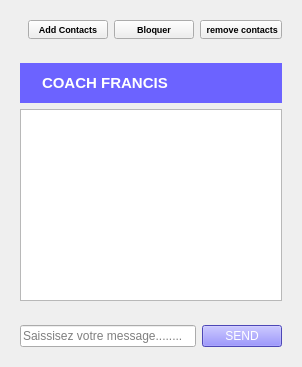
                                <widget class="QWidget" name="stackedWidget_34Page1">
                                 <layout class="QVBoxLayout" name="verticalLayout_52">
                                  <item alignment="Qt::AlignRight|Qt::AlignTop">
                                   <widget class="QWidget" name="widget_33" native="true">
                                    <property name="minimumSize">
                                     <size>
                                      <width>0</width>
                                      <height>0</height>
                                     </size>
                                    </property>
                                    <property name="maximumSize">
                                     <size>
                                      <width>16777215</width>
                                      <height>16777215</height>
                                     </size>
                                    </property>
                                    <layout class="QHBoxLayout" name="horizontalLayout_42">
                                     <item>
                                      <widget class="QPushButton" name="pushButton_add_contact">
                                       <property name="sizePolicy">
                                        <sizepolicy hsizetype="Minimum" vsizetype="Expanding">
                                         <horstretch>0</horstretch>
                                         <verstretch>0</verstretch>
                                        </sizepolicy>
                                       </property>
                                       <property name="maximumSize">
                                        <size>
                                         <width>16777215</width>
                                         <height>50</height>
                                        </size>
                                       </property>
                                       <property name="font">
                                        <font>
                                         <pointsize>-1</pointsize>
                                         <bold>true</bold>
                                        </font>
                                       </property>
                                       <property name="styleSheet">
                                        <string notr="true">color:black;
font-size: 9px;</string>
                                       </property>
                                       <property name="text">
                                        <string>Add Contacts</string>
                                       </property>
                                      </widget>
                                     </item>
                                     <item>
                                      <widget class="QPushButton" name="pushButton_23">
                                       <property name="sizePolicy">
                                        <sizepolicy hsizetype="Minimum" vsizetype="Expanding">
                                         <horstretch>0</horstretch>
                                         <verstretch>0</verstretch>
                                        </sizepolicy>
                                       </property>
                                       <property name="maximumSize">
                                        <size>
                                         <width>16777215</width>
                                         <height>50</height>
                                        </size>
                                       </property>
                                       <property name="font">
                                        <font>
                                         <pointsize>-1</pointsize>
                                         <bold>true</bold>
                                        </font>
                                       </property>
                                       <property name="styleSheet">
                                        <string notr="true">color:black;
font-size: 9px;</string>
                                       </property>
                                       <property name="text">
                                        <string>Bloquer</string>
                                       </property>
                                      </widget>
                                     </item>
                                     <item>
                                      <widget class="QPushButton" name="pushButton_24">
                                       <property name="sizePolicy">
                                        <sizepolicy hsizetype="Minimum" vsizetype="Expanding">
                                         <horstretch>0</horstretch>
                                         <verstretch>0</verstretch>
                                        </sizepolicy>
                                       </property>
                                       <property name="maximumSize">
                                        <size>
                                         <width>16777215</width>
                                         <height>50</height>
                                        </size>
                                       </property>
                                       <property name="font">
                                        <font>
                                         <pointsize>-1</pointsize>
                                         <bold>true</bold>
                                        </font>
                                       </property>
                                       <property name="styleSheet">
                                        <string notr="true">color:black;
font-size: 9px;</string>
                                       </property>
                                       <property name="text">
                                        <string> remove contacts</string>
                                       </property>
                                      </widget>
                                     </item>
                                    </layout>
                                   </widget>
                                  </item>
                                  <item>
                                   <widget class="QWidget" name="widget_39" native="true">
                                    <property name="sizePolicy">
                                     <sizepolicy hsizetype="Expanding" vsizetype="Expanding">
                                      <horstretch>0</horstretch>
                                      <verstretch>0</verstretch>
                                     </sizepolicy>
                                    </property>
                                    <property name="minimumSize">
                                     <size>
                                      <width>0</width>
                                      <height>0</height>
                                     </size>
                                    </property>
                                    <layout class="QVBoxLayout" name="verticalLayout_53">
                                     <item>
                                      <widget class="QWidget" name="widget_40" native="true">
                                       <property name="minimumSize">
                                        <size>
                                         <width>0</width>
                                         <height>0</height>
                                        </size>
                                       </property>
                                       <property name="maximumSize">
                                        <size>
                                         <width>16777215</width>
                                         <height>60</height>
                                        </size>
                                       </property>
                                       <property name="styleSheet">
                                        <string notr="true">background-color:rgb(108, 99, 255)</string>
                                       </property>
                                       <layout class="QHBoxLayout" name="horizontalLayout_43">
                                        <item>
                                         <widget class="QLabel" name="label_img_chat">
                                          <property name="maximumSize">
                                           <size>
                                            <width>50</width>
                                            <height>50</height>
                                           </size>
                                          </property>
                                          <property name="styleSheet">
                                           <string notr="true">border-radius:5px</string>
                                          </property>
                                          <property name="text">
                                           <string/>
                                          </property>
                                          <property name="pixmap">
                                           <pixmap resource="../Interface/images_rc.qrc">:/im/images/images/girl-g65e6d80c5_640.jpg</pixmap>
                                          </property>
                                          <property name="scaledContents">
                                           <bool>true</bool>
                                          </property>
                                         </widget>
                                        </item>
                                        <item>
                                         <widget class="QLabel" name="label_Name_chat">
                                          <property name="font">
                                           <font>
                                            <pointsize>11</pointsize>
                                            <bold>true</bold>
                                           </font>
                                          </property>
                                          <property name="text">
                                           <string>&lt;html&gt;&lt;head/&gt;&lt;body&gt;&lt;p&gt;&lt;span style=&quot; color:#ffffff;&quot;&gt;COACH FRANCIS&lt;/span&gt;&lt;/p&gt;&lt;/body&gt;&lt;/html&gt;</string>
                                          </property>
                                         </widget>
                                        </item>
                                        <item>
                                         <widget class="QLabel" name="label_51">
                                          <property name="text">
                                           <string/>
                                          </property>
                                         </widget>
                                        </item>
                                        <item>
                                         <widget class="QPushButton" name="pushButton_25">
                                          <property name="maximumSize">
                                           <size>
                                            <width>60</width>
                                            <height>50</height>
                                           </size>
                                          </property>
                                          <property name="styleSheet">
                                           <string notr="true">background-color:rgb(108, 99, 255);color:black</string>
                                          </property>
                                          <property name="text">
                                           <string/>
                                          </property>
                                          <property name="icon">
                                           <iconset resource="../Interface/images_rc.qrc">
                                            <normaloff>:/im/images/images/icons8-call-32.png</normaloff>:/im/images/images/icons8-call-32.png</iconset>
                                          </property>
                                          <property name="flat">
                                           <bool>true</bool>
                                          </property>
                                         </widget>
                                        </item>
                                        <item>
                                         <widget class="QPushButton" name="pushButton_26">
                                          <property name="maximumSize">
                                           <size>
                                            <width>60</width>
                                            <height>50</height>
                                           </size>
                                          </property>
                                          <property name="styleSheet">
                                           <string notr="true">background-color:rgb(108, 99, 255);color:black</string>
                                          </property>
                                          <property name="text">
                                           <string/>
                                          </property>
                                          <property name="icon">
                                           <iconset resource="../Interface/images_rc.qrc">
                                            <normaloff>:/im/images/images/icons8-video-call-32.png</normaloff>:/im/images/images/icons8-video-call-32.png</iconset>
                                          </property>
                                          <property name="flat">
                                           <bool>true</bool>
                                          </property>
                                         </widget>
                                        </item>
                                       </layout>
                                      </widget>
                                     </item>
                                     <item>
                                      <widget class="QListWidget" name="listWidget_2">
                                       <property name="iconSize">
                                        <size>
                                         <width>50</width>
                                         <height>42</height>
                                        </size>
                                       </property>
                                       <property name="gridSize">
                                        <size>
                                         <width>200</width>
                                         <height>78</height>
                                        </size>
                                       </property>
                                       <property name="modelColumn">
                                        <number>0</number>
                                       </property>
                                       <property name="batchSize">
                                        <number>130</number>
                                       </property>
                                       <property name="selectionRectVisible">
                                        <bool>false</bool>
                                       </property>
                                       <property name="currentRow">
                                        <number>-1</number>
                                       </property>
                                      </widget>
                                     </item>
                                    </layout>
                                   </widget>
                                  </item>
                                  <item alignment="Qt::AlignBottom">
                                   <widget class="QWidget" name="widget_38" native="true">
                                    <layout class="QHBoxLayout" name="horizontalLayout_41">
                                     <item>
                                      <widget class="QLineEdit" name="lineEdit_send">
                                       <property name="minimumSize">
                                        <size>
                                         <width>0</width>
                                         <height>0</height>
                                        </size>
                                       </property>
                                       <property name="maximumSize">
                                        <size>
                                         <width>16777215</width>
                                         <height>58</height>
                                        </size>
                                       </property>
                                       <property name="placeholderText">
                                        <string>Saissisez votre message........</string>
                                       </property>
                                      </widget>
                                     </item>
                                     <item>
                                      <widget class="QPushButton" name="pushButton_send">
                                       <property name="styleSheet">
                                        <string notr="true">background-color:rgb(108, 99, 255);color:white;</string>
                                       </property>
                                       <property name="text">
                                        <string>SEND</string>
                                       </property>
                                      </widget>
                                     </item>
                                    </layout>
                                   </widget>
                                  </item>
                                 </layout>
                                </widget>
